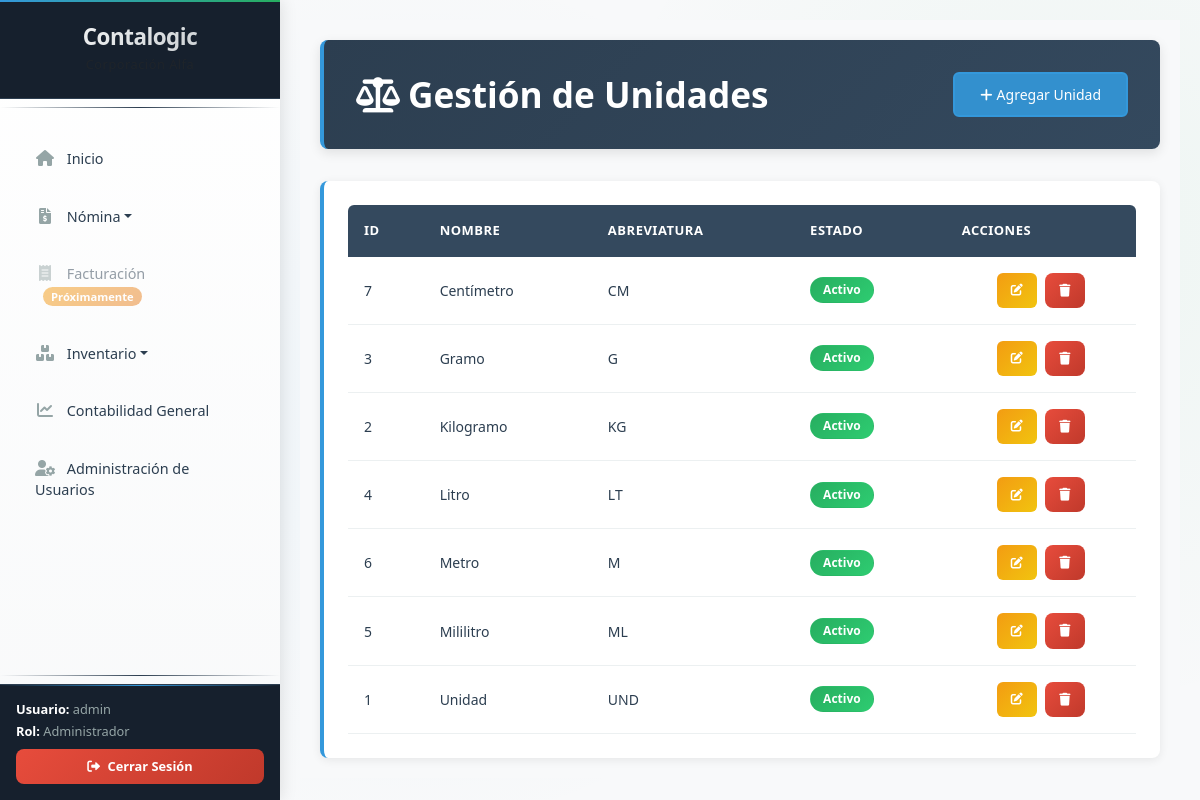
Page /inventario/unidades (signed in) on the committed database.
### tables this page shows
CREATE TABLE unidades (
            id INTEGER PRIMARY KEY AUTOINCREMENT,
            nombre TEXT NOT NULL UNIQUE,
            abreviatura TEXT NOT NULL UNIQUE,
            activo BOOLEAN DEFAULT 1,
            fecha_creacion DATETIME DEFAULT CURRENT_TIMESTAMP
        );

### app.py (the view)
@app.route('/inventario/unidades')
@login_required
def unidades():
    unidades_list = get_all_unidades()
    return render_template('unidades.html', unidades=unidades_list)

### app.py (called while the page is built)
def login_required(f):
    @wraps(f)
    def decorated_function(*args, **kwargs):
        if 'logged_in' not in session:
            return redirect(url_for('login'))
        return f(*args, **kwargs)
    return decorated_function

### database.py (called while the page is built)
def get_db_connection():
    conn = sqlite3.connect('contalogic.db')
    conn.row_factory = sqlite3.Row
    return conn

def get_all_unidades():
    conn = get_db_connection()
    cursor = conn.cursor()
    cursor.execute('SELECT * FROM unidades WHERE activo = 1 ORDER BY nombre')
    unidades = cursor.fetchall()
    conn.close()
    return unidades

### templates/unidades.html (shortened to what this page needs)
{% extends "base.html" %}
{% block css_files %}
<link rel="stylesheet" href="{{ url_for('static', filename='css/unidades.css') }}">
{% endblock %}
{% block content %}
<div class="unidades-container">
    <div class="unidades-header">
        <div class="d-flex justify-content-between align-items-center">
            <h1><i class="fas fa-balance-scale me-2"></i>Gestión de Unidades</h1>
            <button type="button" class="btn btn-primary" data-bs-toggle="modal" data-bs-target="#agregarUnidadModal">
                <i class="fas fa-plus me-1"></i>Agregar Unidad
            </button>
        </div>
    </div>
    <div class="unidades-card">
        <div class="card-body">
            <div class="table-responsive">
                <table class="unidades-table">
                    <thead>
                        <tr>
                            <th>ID</th>
                            <th>Nombre</th>
                            <th>Abreviatura</th>
                            <th>Estado</th>
                            <th>Acciones</th>
                        </tr>
                    </thead>
                    <tbody>
                        {% for unidad in unidades %}
                        <tr>
                            <td>{{ unidad.id }}</td>
                            <td>{{ unidad.nombre }}</td>
                            <td>{{ unidad.abreviatura }}</td>
                            <td>
                                <span class="badge bg-{{ 'success' if unidad.activo else 'danger' }}">
                                    {{ 'Activo' if unidad.activo else 'Inactivo' }}
                                </span>
                            </td>
                            <td>
                                <div class="unidades-actions">
                                    <button class="btn btn-warning"
                                            onclick="editarUnidad({{ unidad.id }}, '{{ unidad.nombre }}', '{{ unidad.abreviatura }}', {{ unidad.activo }})">
                                        <i class="fas fa-edit"></i>
                                    </button>
                                    <a href="{{ url_for('eliminar_unidad', id=unidad.id) }}"
                                       class="btn btn-danger"
                                       onclick="return confirm('¿Está seguro de eliminar esta unidad?')">
                                        <i class="fas fa-trash"></i>
                                    </a>
                                </div>
                            </td>
                        </tr>
                        {% endfor %}
                    </tbody>
                </table>
            </div>
        </div>
    </div>
</div>
{% endblock %}

### static/css/sidebar.css (style rules this page uses)
:root { --sidebar-bg: #1e2a3a; --sidebar-header-bg: #16202d; --sidebar-hover: #2a3a4d; --sidebar-active: #3498db; --sidebar-border: #2d3e50; --text-primary: #ecf0f1; --text-secondary: #95a5a6; --text-muted: #7f8c8d; --accent-color: #3498db; --success-color: #27ae60; --danger-color: #e74c3c; --warning-color: #f39c12; }
.badge { font-size: 0.7rem; font-weight: 600; padding: 0.25rem 0.5rem; background: linear-gradient(135deg, var(--warning-color), #e67e22) !important; border-radius: 12px; }
.btn-danger { background: linear-gradient(135deg, var(--danger-color), #c0392b) !important; border: none !important; border-radius: 8px !important; padding: 0.5rem !important; font-size: 0.8rem !important; font-weight: 600 !important; transition: all 0.3s ease !important; position: relative; overflow: hidden; }
.btn-danger::before { content: ''; position: absolute; top: 50%; left: 50%; width: 0; height: 0; background: rgba(255, 255, 255, 0.2); border-radius: 50%; transition: all 0.3s ease; transform: translate(-50%, -50%); }
body { margin: 0 !important; padding: 0 !important; overflow-x: hidden; }

### static/css/unidades.css (style rules this page uses)
.unidades-container { padding: 20px; background: #f8f9fa; min-height: calc(100vh - 80px); }
.unidades-header { background: linear-gradient(135deg, #2c3e50 0%, #34495e 100%); color: white; padding: 2rem; border-radius: 8px; margin-bottom: 2rem; box-shadow: 0 4px 12px rgba(0,0,0,0.1); border-left: 4px solid #3498db; }
.unidades-header h1 { margin: 0; font-size: 2.2rem; font-weight: 600; color: #ffffff; }
.unidades-header .btn-primary { background: rgba(52, 152, 219, 0.9); border: 2px solid #3498db; color: white; padding: 10px 25px; border-radius: 6px; font-weight: 500; transition: all 0.3s ease; font-size: 14px; }
.unidades-card { background: white; border-radius: 8px; box-shadow: 0 2px 10px rgba(0,0,0,0.08); border: none; overflow: hidden; border-left: 4px solid #3498db; }
.unidades-card .card-body { padding: 1.5rem; }
.unidades-table { width: 100%; border-collapse: collapse; margin: 0; font-size: 14px; }
.unidades-table th { background: #34495e; color: white; font-weight: 600; padding: 1rem; border: none; text-align: left; font-size: 13px; text-transform: uppercase; letter-spacing: 0.5px; }
.unidades-table th:first-child { border-top-left-radius: 6px; }
.unidades-table th:last-child { border-top-right-radius: 6px; }
.unidades-table td { padding: 1rem; border-bottom: 1px solid #ecf0f1; vertical-align: middle; color: #2c3e50; }
.unidades-table tbody tr { transition: all 0.2s ease; }
.unidades-table .badge { padding: 6px 12px; border-radius: 15px; font-size: 12px; font-weight: 600; border: 1px solid transparent; }
.unidades-table .badge.bg-success { background: linear-gradient(135deg, #27ae60 0%, #2ecc71 100%) !important; color: white; }
.unidades-actions { display: flex; gap: 8px; justify-content: center; }
.unidades-actions .btn { border-radius: 6px; padding: 6px 10px; transition: all 0.3s ease; border: none; font-size: 12px; font-weight: 500; min-width: 40px; }
.unidades-actions .btn-warning { background: linear-gradient(135deg, #f39c12 0%, #f1c40f 100%); color: white; }
.unidades-actions .btn-danger { background: linear-gradient(135deg, #c0392b 0%, #e74c3c 100%); color: white; }
.unidades-table tbody tr, .unidades-actions .btn, .modal-unidades .btn { transition: all 0.3s cubic-bezier(0.4, 0, 0.2, 1); }

### rows in the picture
unidades: id "7", nombre "Centímetro", abreviatura "CM", activo "Activo"
unidades: id "3", nombre "Gramo", abreviatura "G", activo "Activo"
unidades: id "2", nombre "Kilogramo", abreviatura "KG", activo "Activo"
unidades: id "4", nombre "Litro", abreviatura "LT", activo "Activo"
unidades: id "6", nombre "Metro", abreviatura "M", activo "Activo"
unidades: id "5", nombre "Mililitro", abreviatura "ML", activo "Activo"
unidades: id "1", nombre "Unidad", abreviatura "UND", activo "Activo"

### other values in the picture
{{ session.username }} "admin"
{{ session.user_role }} "Administrador"
